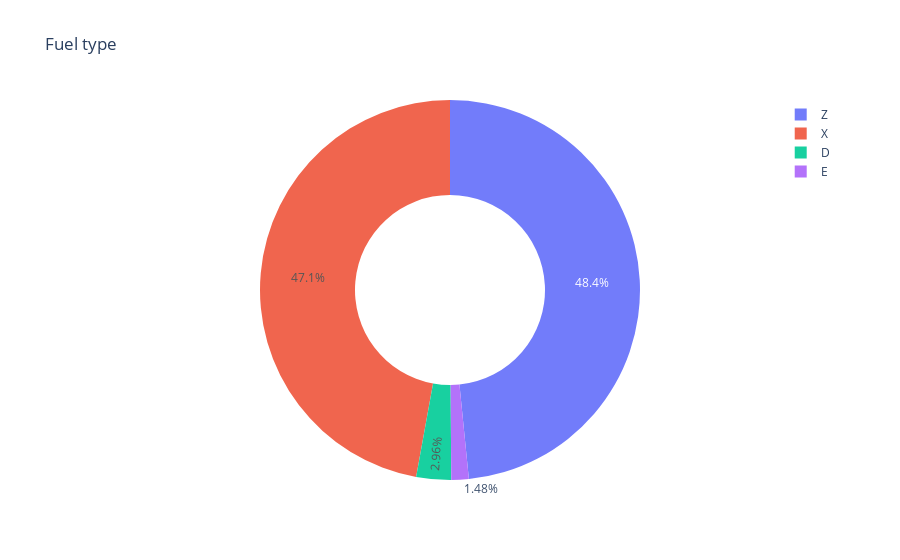

This figure's notebook cell:
### Code cell
fig =px.pie(df, names= 'Fuel Type', title='Fuel type',
           hole= 0.5, opacity=0.9)
fig.show()

### Figure 1 — Plotly figure (JSON) as saved in the notebook; plotly's stock layout.template omitted (floating-point values rounded to 4 significant figures; data arrays with more than 128 entries replaced by an {"elided": "..."} marker saying what was removed)
{"data": [{"domain": {"x": [0, 1], "y": [0, 1]}, "hole": 0.5, "hovertemplate": "Fuel Type=%{label}<extra></extra>", "labels": {"elided": "946 str values"}, "legendgroup": "", "name": "", "opacity": 0.9, "showlegend": true, "type": "pie"}], "layout": {"legend": {"tracegroupgap": 0}, "title": {"text": "Fuel type"}}}
